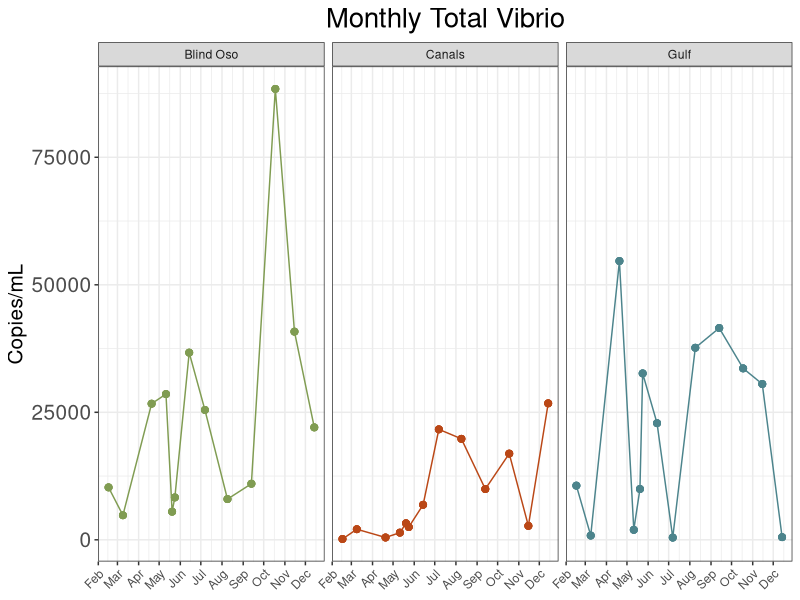
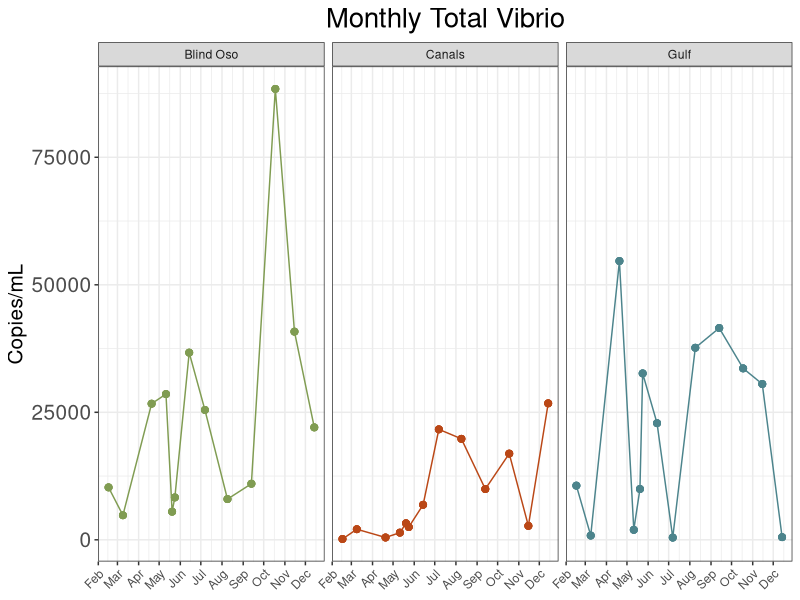

Reproduce these figures in R, in order.
## ---- chunk 1
library(tidyverse)
library(here)
library(ggpubr)
library(lubridate)
## ---- chunk 2
d1<- read_csv(here("data", "processed_data", "tx_master.csv"))
## ---- chunk 3
monthly<- d1 %>% 
  mutate(Type = case_when(d1$date == "2022-07-07"  ~ "Monthly", #This makes 7-7-23 a monthly value for July
                          d1$Type == "Monthly" ~ "Monthly")) %>%
  filter(Type %in% "Monthly") 
## ---- chunk 4
fig3 <- monthly %>%
  ggplot()+geom_point(
  aes(x = date,
      y = copies_mL,
      color = site),
  size = 2)+ 
  geom_line(
    aes(x = date,
        y = copies_mL,
        color = site))+
  facet_wrap(~site)+
  theme_bw()+
  labs(
    x = "Date",
    y = "Copies/mL",
    title = "Monthly Total Vibrio") +
  theme(
    plot.title = element_text(hjust = 0.5, size = 20),  #center title
    axis.title.x = element_blank(),
    axis.text.x = element_text(hjust = 1, angle = 45),
    axis.title.y = element_text(size = 15),
    axis.text.y = element_text(size = 15),
    legend.position = "none")+ #Removes legend
 scale_x_date(date_breaks="1 month", date_labels="%b")+

scale_color_manual(values = c("Blind Oso" = "#809C52",
                              "Canals" = "#ba4716",
                              "Gulf" = "#4c848c"))
fig3

 ggsave(here("results", "plots", "total_vib__monthly.png"))
